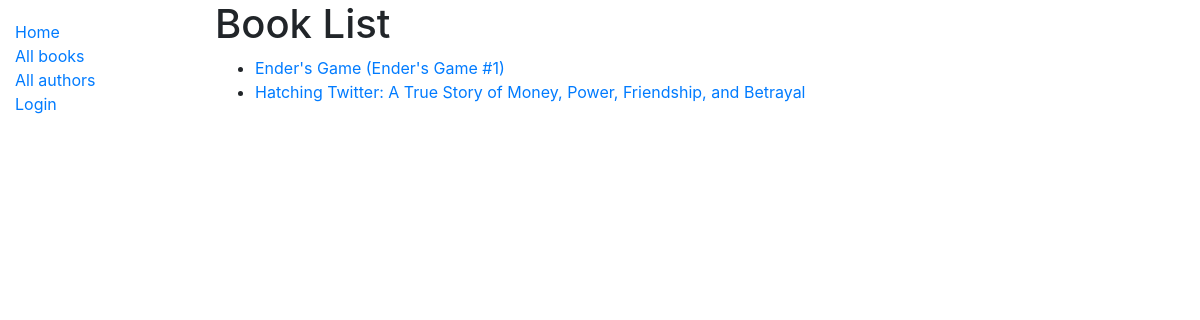
/catalog/books/, run on the app's committed database.
### catalog/models.py (models this page shows, shortened)
class Book(models.Model):
    title = models.CharField(max_length=200)
    author = models.ForeignKey(
        'Author',
        on_delete=models.SET_NULL,
        null=True
    )
    summary = models.TextField(
        max_length=1000, help_text='Enter a brief description of the book')
    isbn = models.CharField(
        'ISBN', max_length=13, help_text='13 Charater <a href="htpps://isbn-international.org/content/what-isbn">ISBN number</a>')
    genre = models.ManyToManyField(
        Genre,
        help_text='Select a genre for this book'
    )
    language = models.ForeignKey(
        'Language', on_delete=models.SET_NULL, null=True)
    def get_absolute_url(self):
        return reverse("book-detail", kwargs={"pk": self.pk})
    def display_genre(self):
        """Create a string for the Genre. This is required to display genre in Admin."""
        return ', '.join(genre.name for genre in self.genre.all()[:3])
    display_genre.short_description = 'Genre'

### catalog/views.py (the view)
# urls.py: path('books/', views.BookListView.as_view(), name='books'),
class BookListView(generic.ListView):
    model = Book
    paginate_by = 10
    context_object_name = 'my_book_list'
    template_name = 'book_list.html'  # Specify your own template name/location

### templates/book_list.html
{% extends 'base_generic.html' %}
{% block content %}
  <h1>Book List</h1>
  {% if my_book_list %}
    <ul>
      {% for book in my_book_list %}
        <li>
          <a href="{{ book.get_absolute_url }}">{{ book.title }}</a>
        </li>
      {% endfor %}
    </ul>
  {% else %}
    <p>There are no books in the library.</p>
  {% endif %}
{% endblock content %}

### data on the page
Book: title "Ender's Game (Ender's Game #1)"
Book: title "Hatching Twitter: A True Story of Money, Power, Friendship, and Betrayal"
